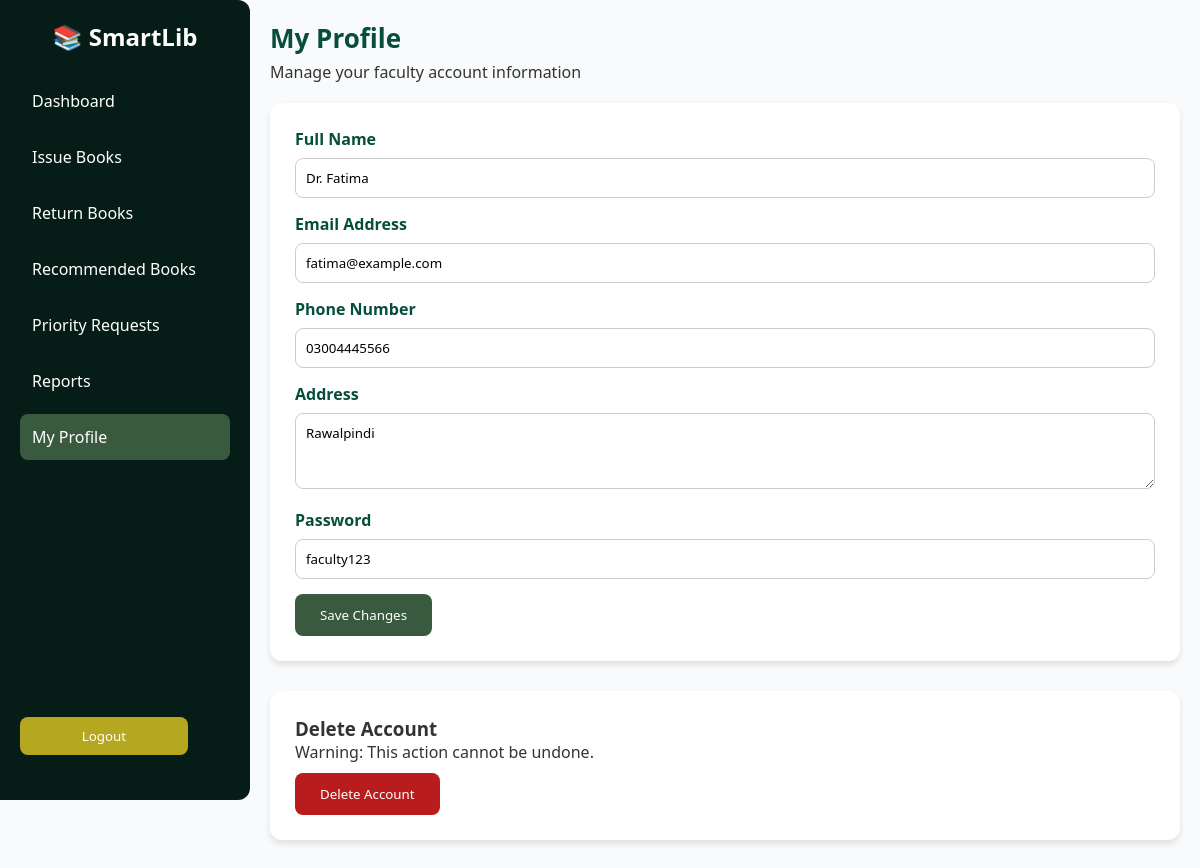
/faculty/faculty_profile.php (signed in), run on the app's committed database.
### tables this page shows
CREATE TABLE `members` (
  `member_id` int(11) UNSIGNED NOT NULL,
  `name` varchar(100) NOT NULL,
  `email` varchar(100) NOT NULL,
  `phone` varchar(20) DEFAULT NULL,
  `address` text DEFAULT NULL,
  `role` enum('student','faculty','admin','librarian') NOT NULL,
  `password` varchar(255) NOT NULL,
  `registration_date` timestamp NOT NULL DEFAULT current_timestamp()
);

### faculty/faculty_profile.php (the view, shortened to what this page needs)
<?php
$faculty_id = $_SESSION['member_id'];
include '../SmartLib.php';
$sql = "SELECT * FROM members WHERE member_id=? AND role='faculty'";
$stmt = $conn->prepare($sql);
$stmt->bind_param("i", $faculty_id);
$stmt->execute();
$result = $stmt->get_result();
$faculty = $result->fetch_assoc();
?>
<!DOCTYPE html>
<html lang="en">
<head>
</head>
<body>
    <div class="sidebar">
        <div>
            <h2>📚 SmartLib</h2>
            <ul>
                <li><a href="faculty.php">Dashboard</a></li>
                <li><a href="issue_books.php">Issue Books</a></li>
                <li><a href="faculty_return.php">Return Books</a></li>
                <li><a href="recommend_book.php">Recommended Books</a></li>
                <li><a href="faculty_requests.php">Priority Requests</a></li>
                <li><a href="faculty_reports.php">Reports</a></li>
                <li><a class="active">My Profile</a></li>
            </ul>
        </div>
        <form action="../logout.php" method="post">
            <button class="logout-btn">Logout</button>
        </form>
    </div>
    <div class="main-content">
        <header>
            <h1>My Profile</h1>
            <p>Manage your faculty account information</p>
        </header>
        <div class="card">
            <form method="post">
                <label>Full Name</label>
                <input type="text" name="name" value="<?= htmlspecialchars($faculty['name']) ?>" required>
                <label>Email Address</label>
                <input type="email" name="email" value="<?= htmlspecialchars($faculty['email']) ?>" required>
                <label>Phone Number</label>
                <input type="text" name="phone" value="<?= htmlspecialchars($faculty['phone']) ?>">
                <label>Address</label>
                <textarea name="address" rows="3"><?= htmlspecialchars($faculty['address']) ?></textarea>
                <label>Password</label>
                <input type="text" name="password" value="<?= htmlspecialchars($faculty['password']) ?>" required>
                <button type="submit" name="save_changes">Save Changes</button>
            </form>
        </div>
        <div class="card">
            <h3>Delete Account</h3>
            <p>Warning: This action cannot be undone.</p>
            <form method="post">
                <button type="submit" class="delete-btn"
                    onclick="return confirm('Are you sure you want to delete your account?')">Delete Account</button>
            </form>
        </div>
    </div>
</body>
</html>

### faculty/faculty_profile.php (style rules this page uses)
* { margin: 0; padding: 0; box-sizing: border-box; font-family: "Segoe UI", sans-serif }
body { display: flex; background: #f9fafb; color: #333 }
.sidebar { width: 250px; height: 100vh; background: #061d17; color: #fff; padding: 20px; position: fixed; display: flex; flex-direction: column; justify-content: space-between; border-radius: 0 12px 12px 0 }
.sidebar h2 { text-align: center; margin-bottom: 25px }
.sidebar ul { list-style: none }
.sidebar ul li { margin-bottom: 10px }
.sidebar ul li a { display: block; padding: 12px; color: #fff; text-decoration: none; border-radius: 8px }
.sidebar ul li a:hover, .active { background: #3a5a40 }
.logout-btn { width: 80%; margin: 25px auto; padding: 10px; background: #b5a820; color: #fff; border: none; border-radius: 8px; cursor: pointer }
.main-content { margin-left: 250px; padding: 20px; width: calc(100% - 250px) }
header h1 { color: #064e3b; font-size: 26px; margin-bottom: 5px }
header p { margin-bottom: 20px }
.card { background: #fff; padding: 25px; border-radius: 12px; box-shadow: 0 4px 6px rgba(0, 0, 0, .1); margin-bottom: 30px }
label { display: block; margin-bottom: 8px; font-weight: bold; color: #064e3b }
input, textarea { width: 100%; padding: 10px; margin-bottom: 15px; border: 1px solid #ccc; border-radius: 8px }
button { background: #3a5a40; color: #fff; padding: 12px 25px; border: none; border-radius: 8px; cursor: pointer }
button.delete-btn { background: #b91c1c; margin-top: 10px }

### data on the page
members: name "Dr. Fatima", email "fatima@example.com", phone "03004445566", address "Rawalpindi", password "faculty123"
